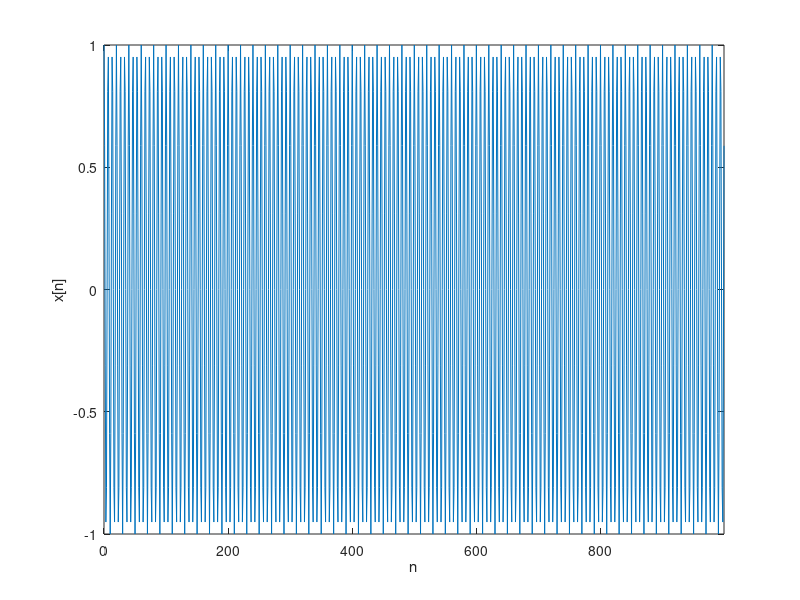

MATLAB code to generate this figure: (Note: this script raises an error after producing the figure.)
% Signal processing: methods and algorithms
% Laboratory 6
% Exercise 2: Time-frequency analysis of nonstationary signals

clc;
clear;
close all;

N=1000;
n=0:N-1;

% 2.1 Simple sinusoid
f0=0.15;
x=cos(2*pi*f0*n);

% 2.1.1
figure,plot(n,x),axis('tight');
xlabel('n'),ylabel('x[n]');

% 2.1.2
Istep=10;
Nfft=1024;
Nw=100;
h=hamming(Nw);
PlotFlag=1;
Px=Spectrogram(x,Istep,Nfft,h,PlotFlag);

% 2.2 Four sinusoids
f1=0.1;
f2=0.2;
f3=0.3;
f4=0.4;
n0=0:249;
x=[cos(2*pi*f1*n0) cos(2*pi*f2*n0) cos(2*pi*f3*n0) cos(2*pi*f4*n0)];

% 2.2.1
figure,plot(n,x),axis('tight');
xlabel('n'),ylabel('x[n]');

% 2.2.2
Px=Spectrogram(x,Istep,Nfft,h,PlotFlag);

% 2.2.3
Nw1=20;
h=hamming(Nw1);
Px=Spectrogram(x,Istep,Nfft,h,PlotFlag);

Nw2=500;
h=hamming(Nw2);
Px=Spectrogram(x,Istep,Nfft,h,PlotFlag);

% 2.3 Linear chirp

% 2.3.1
N=10000;
n=0:N-1;
f1=0.1;
f2=0.3;
f0=f1;
b=2*pi*(f2-f1)/N;
x=cos(2*pi*f0*n+b*n.^2/2);
figure,plot(n,x),axis('tight');
xlabel('n'),ylabel('x[n]');

% 2.3.2
Nw=100;
h=hamming(Nw);
Px=Spectrogram(x,Istep,Nfft,h,PlotFlag);

% 2.4 Multi-component signal
x=load('TF_Signal.txt','-ascii');
Px=Spectrogram(x.',Istep,Nfft,h,PlotFlag);
